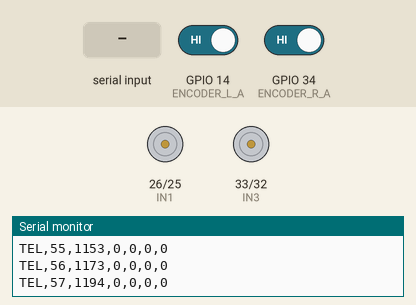
This sketch was run on a simulated ESP32. Parts: motor-driver pin pairs drawn as motors (green arrow = first pin HIGH = forward, orange = second pin HIGH = backward, longer = more drive, scaled by the enable pin), the last lines printed to the serial monitor. Inputs (shaded band) come from the test bench; at power-on: GPIO 14 (ENCODER_L_A) HIGH, GPIO 34 (ENCODER_R_A) HIGH.

Above: at 1.2 s.
1.3 s: "CMD,90,45,200\n" received over Serial
At 1.43 s:
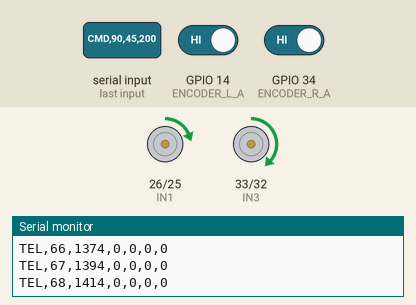
3.1 s: "CMD,90,45,200\n" received over Serial
At 4.2 s:
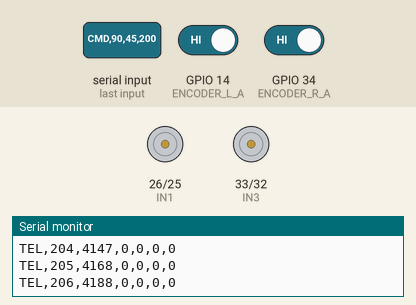
Timing chart, 0 to 6.1 s (numbered marks = the images above; inputs shaded):
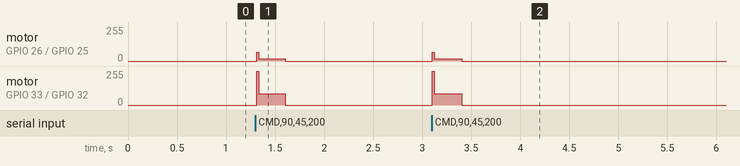

The sketch:

agv_esp32.ino
```cpp
#include <Arduino.h>

// ============================================================
// Hardware pins - copied from the legacy robot
// ============================================================
#define ENCODER_L_A 14
#define ENCODER_L_B 27
#define ENCODER_R_A 34
#define ENCODER_R_B 35

#define IN1 26
#define IN2 25
#define IN3 33
#define IN4 32
#define EN_A 13
#define EN_B 12

// Change these to -1 if a motor/encoder direction is reversed physically.
constexpr int LEFT_MOTOR_SIGN = 1;
constexpr int RIGHT_MOTOR_SIGN = 1;
constexpr int LEFT_ENCODER_SIGN = 1;
constexpr int RIGHT_ENCODER_SIGN = 1;

// ============================================================
// Robot constants - starter values from the legacy firmware
// ============================================================
constexpr float PULSES_PER_REV = 2970.0f;
constexpr float WHEEL_DIAMETER_M = 0.048f;
constexpr float PI_F = 3.14159265358979323846f;
constexpr float MAX_WHEEL_SPEED_MPS = 0.60f;

constexpr uint32_t CONTROL_PERIOD_MS = 20;     // 50 Hz PID + telemetry
constexpr uint32_t COMMAND_TIMEOUT_MS = 300;  // HARDWARE FAIL-SAFE

// PID values are starter values only. Re-tune on the real robot.
constexpr float KP_L = 0.96f;
constexpr float KI_L = 0.05f;
constexpr float KD_L = 0.05f;
constexpr float KP_R = 1.00f;
constexpr float KI_R = 0.05f;
constexpr float KD_R = 0.05f;
constexpr float I_MAX = 1.0f;

volatile int32_t encoder_left = 0;
volatile int32_t encoder_right = 0;

float target_speed_left = 0.0f;
float target_speed_right = 0.0f;
float actual_speed_left = 0.0f;
float actual_speed_right = 0.0f;

float integral_left = 0.0f;
float integral_right = 0.0f;
float prev_error_left = 0.0f;
float prev_error_right = 0.0f;

uint32_t last_valid_command_ms = 0;
uint32_t telemetry_sequence = 0;
bool command_seen = false;

// ============================================================
// Encoder ISRs
// ============================================================
void IRAM_ATTR encoderLeftISR() {
  const int direction = (digitalRead(ENCODER_L_B) == HIGH) ? 1 : -1;
  encoder_left += LEFT_ENCODER_SIGN * direction;
}

void IRAM_ATTR encoderRightISR() {
  const int direction = (digitalRead(ENCODER_R_B) == HIGH) ? 1 : -1;
  encoder_right += RIGHT_ENCODER_SIGN * direction;
}

// ============================================================
// Motor driver
// ============================================================
void setMotorRaw(int in1, int in2, int pwm_pin, int pwm) {
  pwm = constrain(pwm, -255, 255);

  if (pwm > 0) {
    digitalWrite(in1, HIGH);
    digitalWrite(in2, LOW);
  } else if (pwm < 0) {
    digitalWrite(in1, LOW);
    digitalWrite(in2, HIGH);
  } else {
    digitalWrite(in1, LOW);
    digitalWrite(in2, LOW);
  }

  analogWrite(pwm_pin, abs(pwm));
}

void setLeftMotor(int pwm) {
  setMotorRaw(IN1, IN2, EN_A, LEFT_MOTOR_SIGN * pwm);
}

void setRightMotor(int pwm) {
  setMotorRaw(IN3, IN4, EN_B, RIGHT_MOTOR_SIGN * pwm);
}

void stopMotors() {
  setLeftMotor(0);
  setRightMotor(0);
  target_speed_left = 0.0f;
  target_speed_right = 0.0f;
  integral_left = 0.0f;
  integral_right = 0.0f;
  prev_error_left = 0.0f;
  prev_error_right = 0.0f;
}

// ============================================================
// Serial protocol
// ROS -> ESP32: CMD,<seq>,<left_mm_s>,<right_mm_s>
// ============================================================
void handleLine(char *line) {
  // Device identity. Useful for diagnostics; ROS auto-detection itself is
  // passive and does not need to send PING to unknown serial devices.
  if (strcmp(line, "PING") == 0) {
    Serial.println("ID,AGV_ESP32,0.4.0");
    return;
  }

  long sequence = 0;
  long left_mm_s = 0;
  long right_mm_s = 0;

  if (sscanf(line, "CMD,%ld,%ld,%ld", &sequence, &left_mm_s, &right_mm_s) == 3) {
    (void)sequence;  // Reserved for diagnostics/ACK later.

    target_speed_left = constrain(left_mm_s / 1000.0f, -MAX_WHEEL_SPEED_MPS, MAX_WHEEL_SPEED_MPS);
    target_speed_right = constrain(right_mm_s / 1000.0f, -MAX_WHEEL_SPEED_MPS, MAX_WHEEL_SPEED_MPS);

    last_valid_command_ms = millis();
    command_seen = true;
  }
}

// Non-blocking line assembler. The old readBytesUntil() version returned a
// partial line whenever two bytes were >2 ms apart, silently dropping that
// command, and also blocked the control loop while waiting.
void parseSerialInput() {
  static char buffer[96];
  static size_t len = 0;
  static bool overflow = false;

  while (Serial.available() > 0) {
    const int c = Serial.read();
    if (c < 0) break;

    if (c == '\n' || c == '\r') {
      if (len > 0 && !overflow) {
        buffer[len] = '\0';
        handleLine(buffer);
      }
      len = 0;
      overflow = false;
      continue;
    }

    if (len < sizeof(buffer) - 1) {
      buffer[len++] = static_cast<char>(c);
    } else {
      overflow = true;  // discard the rest of this over-long line
    }
  }
}

// ============================================================
// PID
// ============================================================
float encoderDeltaToSpeed(int32_t delta_ticks, float dt) {
  const float revolutions = delta_ticks / PULSES_PER_REV;
  const float distance_m = revolutions * PI_F * WHEEL_DIAMETER_M;
  return distance_m / dt;
}

float computePid(
    float target,
    float actual,
    float &integral,
    float &prev_error,
    float kp,
    float ki,
    float kd,
    float dt) {

  const float error = target - actual;
  integral += error * dt;
  integral = constrain(integral, -I_MAX, I_MAX);
  const float derivative = (error - prev_error) / dt;
  prev_error = error;

  return kp * error + ki * integral + kd * derivative;
}

void setup() {
  Serial.begin(115200);
  Serial.setTimeout(2);

  pinMode(ENCODER_L_A, INPUT);
  pinMode(ENCODER_L_B, INPUT);
  pinMode(ENCODER_R_A, INPUT);
  pinMode(ENCODER_R_B, INPUT);

  attachInterrupt(digitalPinToInterrupt(ENCODER_L_A), encoderLeftISR, RISING);
  attachInterrupt(digitalPinToInterrupt(ENCODER_R_A), encoderRightISR, RISING);

  pinMode(IN1, OUTPUT);
  pinMode(IN2, OUTPUT);
  pinMode(IN3, OUTPUT);
  pinMode(IN4, OUTPUT);
  pinMode(EN_A, OUTPUT);
  pinMode(EN_B, OUTPUT);

  stopMotors();

  // Announce identity once at boot. The host can also identify this firmware
  // from the continuously emitted TEL frames below.
  delay(50);
  Serial.println("ID,AGV_ESP32,0.4.0");
}

void loop() {
  static uint32_t last_control_ms = millis();
  static int32_t last_encoder_left = 0;
  static int32_t last_encoder_right = 0;

  parseSerialInput();

  const uint32_t now_ms = millis();

  // HARD FAIL-SAFE: if ROS/USB/PC disappears, stop locally on the ESP32.
  if (!command_seen || (now_ms - last_valid_command_ms) > COMMAND_TIMEOUT_MS) {
    stopMotors();
  }

  const uint32_t elapsed_ms = now_ms - last_control_ms;
  if (elapsed_ms < CONTROL_PERIOD_MS) {
    return;
  }
  last_control_ms = now_ms;
  const float dt = elapsed_ms / 1000.0f;

  noInterrupts();
  const int32_t current_left = encoder_left;
  const int32_t current_right = encoder_right;
  interrupts();

  const int32_t delta_left = current_left - last_encoder_left;
  const int32_t delta_right = current_right - last_encoder_right;
  last_encoder_left = current_left;
  last_encoder_right = current_right;

  actual_speed_left = encoderDeltaToSpeed(delta_left, dt);
  actual_speed_right = encoderDeltaToSpeed(delta_right, dt);

  const float control_left = computePid(
      target_speed_left, actual_speed_left,
      integral_left, prev_error_left,
      KP_L, KI_L, KD_L, dt);

  const float control_right = computePid(
      target_speed_right, actual_speed_right,
      integral_right, prev_error_right,
      KP_R, KI_R, KD_R, dt);

  // PID output is interpreted as requested speed correction, then scaled to PWM.
  int pwm_left = static_cast<int>(255.0f * control_left / MAX_WHEEL_SPEED_MPS);
  int pwm_right = static_cast<int>(255.0f * control_right / MAX_WHEEL_SPEED_MPS);
  pwm_left = constrain(pwm_left, -255, 255);
  pwm_right = constrain(pwm_right, -255, 255);

  // Keep motors physically stopped while watchdog is active.
  if (!command_seen || (now_ms - last_valid_command_ms) > COMMAND_TIMEOUT_MS) {
    pwm_left = 0;
    pwm_right = 0;
  }

  setLeftMotor(pwm_left);
  setRightMotor(pwm_right);

  ++telemetry_sequence;
  const long vel_left_mm_s = lroundf(actual_speed_left * 1000.0f);
  const long vel_right_mm_s = lroundf(actual_speed_right * 1000.0f);

  Serial.printf(
      "TEL,%lu,%lu,%ld,%ld,%ld,%ld\n",
      static_cast<unsigned long>(telemetry_sequence),
      static_cast<unsigned long>(now_ms),
      static_cast<long>(current_left),
      static_cast<long>(current_right),
      vel_left_mm_s,
      vel_right_mm_s);
}
```

Measured:
- after the input at 1.3 s, motor on GPIO 26 (IN1) / GPIO 25 (IN2): stopped → forward 18/255 at once, → stopped 0.29 s later; motor on GPIO 33 (IN3) / GPIO 32 (IN4): stopped → forward 85/255 at once, → forward 86/255 0.22 s later, → stopped 0.07 s later
- after the input at 3.1 s, motor on GPIO 26 (IN1) / GPIO 25 (IN2): stopped → forward 18/255 at once, → stopped 0.30 s later; motor on GPIO 33 (IN3) / GPIO 32 (IN4): stopped → forward 85/255 at once, → forward 86/255 0.22 s later, → stopped 0.08 s later
